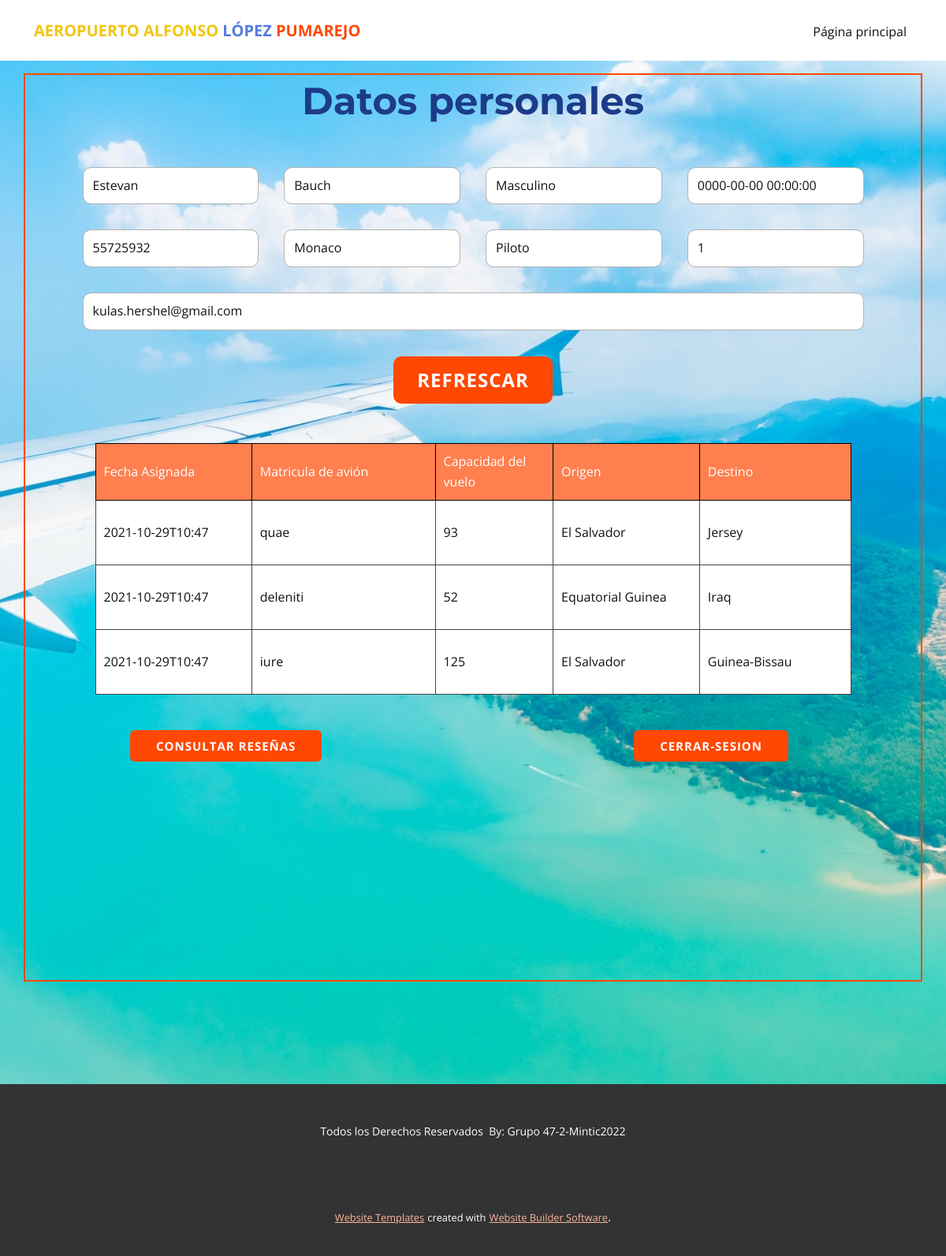
The page /piloto (signed in) on the database as committed earlier.
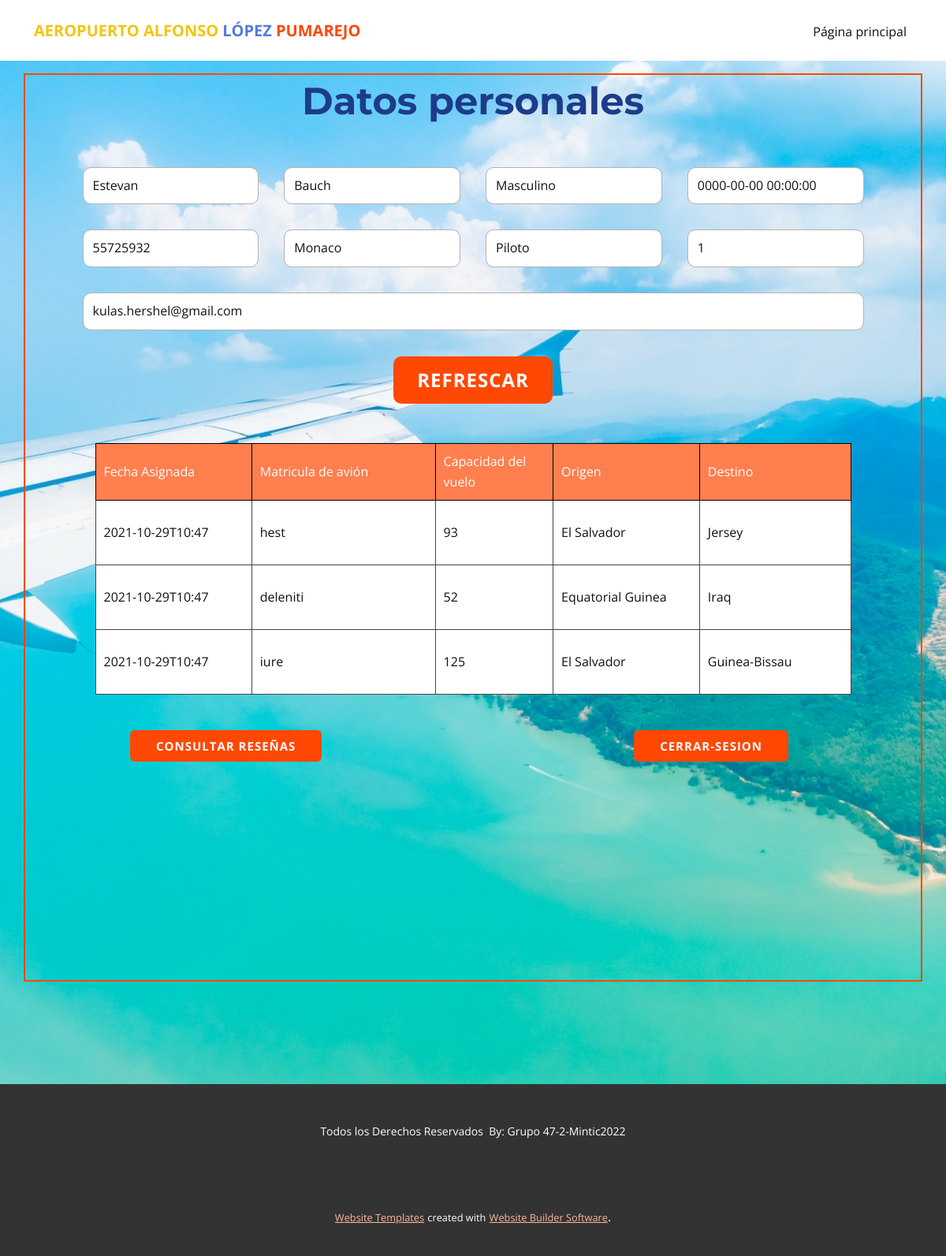
The same page on the database as committed later.
### tables this page shows
CREATE TABLE Usuario (idUser int PRIMARY KEY NOT NULL UNIQUE, idRol int REFERENCES Roles (idRol) ON DELETE CASCADE ON UPDATE CASCADE, nombres varchar (50), apellidos varchar (50), tipoDocumento varchar (50), pais varchar (70), genero varchar (30), fechaNacimiento datetime, telefono int, correo varchar (200), password varchar (255));

CREATE TABLE Vuelo (idVuelo INTEGER PRIMARY KEY AUTOINCREMENT UNIQUE NOT NULL, estadoVuelo varchar (20) DEFAULT INACTIVO, origenVuelo varchar (50), destinoVuelo varchar (50), capacidad int, avion varchar (40), fechaVuelo timestamp, horaVuelo timestamp, idPiloto INT REFERENCES Usuario (idUser) ON DELETE SET NULL ON UPDATE SET NULL, idcoPiloto INT REFERENCES Usuario (idUser) ON DELETE SET NULL ON UPDATE SET NULL);

### main.py (the view)
@app.route("/piloto", methods = ["GET", "POST"])
def piloto():
   if 'idUser' in session and session["rol"] == 2:
      vueloPiloto = ""
      datosPiloto = ""
      piloto = Piloto()
      vueloPiloto = piloto.consultarVuelo(session["idUser"])
      datosPiloto = piloto.consultarPerfil(session["idUser"])
      return render_template("piloto.html", vueloPiloto = vueloPiloto, datosPiloto=datosPiloto)
   else:
      flash('Usted no tiene permisos para acceder a esta página.')
      return redirect(url_for('paginaprincipal'))

### clases.py (called while the page is built)
def dict_factory(cursor, row):
    d = {}
    for idx, col in enumerate(cursor.description):
        d[col[0]] = row[idx]
    return d

    def sql_connection(self):
        try:
            con=sqlite3.connect('database/database.db')
            con.row_factory = dict_factory
            return con
        except Error:
            print(Error)

    def consultarVuelo(self, idUser):
        sentencia = "SELECT i.estadoVuelo, i.capacidad, i.avion, i.fechaVuelo, i.origenVuelo, i.destinoVuelo, i.idVuelo FROM Vuelo i JOIN VueloPilotos itb ON i.idVuelo = itb.idVuelo JOIN Usuario t ON itb.idUser = t.idUser WHERE t.idUser = ?"
        db = Database()
        con = db.sql_connection()
        cursorObj = con.cursor()
        cursorObj.execute(sentencia,[idUser])
        con.commit()
        pilotovuelo = cursorObj.fetchall()
        con.close()
        return pilotovuelo

    def consultarPerfil(self, idUser):
        sentencia = "SELECT nombres, apellidos, genero, fechaNacimiento, idUser, pais, idRol, telefono, correo FROM Usuario WHERE idUser = ?"
        db = Database()
        con = db.sql_connection()
        cursorObj = con.cursor()
        cursorObj.execute(sentencia,[idUser])
        con.commit()
        pilotodata = cursorObj.fetchone()
        con.close()
        return pilotodata

### templates/piloto.html (shortened to what this page needs)
<!DOCTYPE html>
<html style="font-size: 16px;">
  <head>
    <link rel="stylesheet" href="../static/nicepage.css" media="screen">
<link rel="stylesheet" href="../static/piloto.css" media="screen">
  </head>
  <body class="u-body"><header class="u-clearfix u-header u-header" id="sec-d507"><div class="u-clearfix u-sheet u-sheet-1">
        <nav class="u-menu u-menu-dropdown u-offcanvas u-menu-1">
          <div class="u-custom-menu u-nav-container">
            <ul class="u-nav u-unstyled u-nav-1"><li class="u-nav-item"><a class="u-button-style u-nav-link u-text-active-palette-1-base u-text-hover-palette-2-base" href="../" style="padding: 10px 20px;">Página principal</a>
</li></ul>
          </div>
        </nav>
        <p class="u-text u-text-default u-text-1">
          <font color="#f1c50e">AEROPUERTO ALFONSO </font>
          <span class="u-text-palette-2-base">LÓPEZ</span>
          <span class="u-text-palette-1-base"> PUMAREJO</span>
        </p>
      </div></header>
    <section class="u-align-center u-clearfix u-image u-section-1" id="sec-c882" data-image-width="1600" data-image-height="1067">
      <div class="u-clearfix u-sheet u-sheet-1">
        <div class="u-border-2 u-border-palette-1-base u-container-style u-expanded-width u-group u-shape-rectangle u-group-1">
          <div class="u-container-layout u-container-layout-1">
            <h1 class="u-align-center u-custom-font u-font-montserrat u-text u-text-custom-color-5 u-title u-text-1">Datos personales</h1>
            <div class="u-form u-form-1">
              <form action="#" method="POST" class="u-clearfix u-form-spacing-32 u-form-vertical u-inner-form" source="custom" name="datapiloto" style="padding: 41px;">
                <div class="u-form-group u-form-name u-form-partition-factor-4 u-form-group-1">
                  <input type="text" placeholder="Nombre(s)" id="name-dc01" readonly name="nombres" value="{{datosPiloto.nombres}}" class="u-border-1 u-border-grey-30 u-input u-input-rectangle u-radius-10 u-white" required="">
                </div>
                <div class="u-form-group u-form-partition-factor-4 u-form-group-2">
                  <input type="text" placeholder="Apellido(s)" id="name-0b98" readonly name="apellidos" value="{{datosPiloto.apellidos}}" class="u-border-1 u-border-grey-30 u-input u-input-rectangle u-radius-10 u-white" required="required">
                </div>
                <div class="u-form-group u-form-partition-factor-4 u-form-select u-form-group-3">
                  <div class="u-form-select-wrapper">
                  <input type="text" placeholder="Genero" id="text222" readonly name="genero" value="{{datosPiloto.genero}}" class="u-border-1 u-border-grey-30 u-input u-input-rectangle u-radius-10 u-white">
                </div>
                </div>
                <div class="u-form-date u-form-group u-form-partition-factor-4 u-form-group-4">
                  <input type="text" placeholder="Fecha de nacimiento" id="text333" readonly name="fecha" value="{{datosPiloto.fechaNacimiento}}" class="u-border-1 u-border-grey-30 u-input u-input-rectangle u-radius-10 u-white">
                </div>
                <div class="u-form-group u-form-partition-factor-4 u-form-group-5">
                  <input type="text" placeholder="Número de documento" id="text-5686" readonly name="numdocumento" value="{{datosPiloto.idUser}}" class="u-border-1 u-border-grey-30 u-input u-input-rectangle u-radius-10 u-white">
                </div>
                <div class="u-form-group u-form-partition-factor-4 u-form-select u-form-group-6">
                  <div class="u-form-select-wrapper">
                  <input type="text" placeholder="País de nacimiento" id="text111" readonly name="paisdenacimiento" value="{{datosPiloto.pais}}" class="u-border-1 u-border-grey-30 u-input u-input-rectangle u-radius-10 u-white">
                  </div>
                </div>
                <div class="u-form-group u-form-partition-factor-4 u-form-group-7">
                  <input type="text" placeholder="Cargo" id="text-a7d2" readonly name="cargo" value="Piloto" class="u-border-1 u-border-grey-30 u-input u-input-rectangle u-radius-10 u-white">
                </div>
                <div class="u-form-group u-form-partition-factor-4 u-form-phone u-form-group-8">
                  <input type="tel" placeholder="Número de telefono" id="text-5435" readonly name="numtelefono" value="{{datosPiloto.telefono}}" class="u-border-1 u-border-grey-30 u-input u-input-rectangle u-radius-10 u-white">
                </div>
                <div class="u-form-group u-form-group-9">
                  <input type="text" placeholder="e-mail" id="text-666" readonly name="email" value="{{datosPiloto.correo}}" class="u-border-1 u-border-grey-30 u-input u-input-rectangle u-radius-10 u-white">
                </div>
                <div class="u-align-center u-form-group u-form-submit">
                  <a href="#" class="u-btn u-btn-round u-btn-submit u-button-style u-radius-10 u-btn-1">Refrescar<br>
                  </a>
                </div>
              </form>
            </div>
            {%if vueloPiloto %}
            <div class="u-align-center u-table u-table-responsive u-table-1">
              <table class="u-table-entity">
                <colgroup>
                  <col width="20.7%">
                  <col width="24.3%">
                  <col width="15.6%">
                  <col width="19.4%">
                  <col width="20.000000000000004%">
                </colgroup>
                <thead class="u-palette-1-light-1 u-table-header u-table-header-1">
                  <tr style="height: 46px;">
                    <th class="u-border-1 u-border-black u-table-cell">Fecha Asignada</th>
                    <th class="u-border-1 u-border-black u-table-cell">Matricula de avión</th>
                    <th class="u-border-1 u-border-black u-table-cell">Capacidad del vuelo</th>
                    <th class="u-border-1 u-border-black u-table-cell">Origen</th>
                    <th class="u-border-1 u-border-black u-table-cell">Destino</th>
                  </tr>
                </thead>
                <tbody class="u-table-body u-white u-table-body-1">
                  {% for algo in vueloPiloto %}
                  <tr style="height: 82px;">
                    <td class="u-border-1 u-border-grey-dark-1 u-table-cell">{{algo.fechaVuelo}}</td>
                    <td class="u-border-1 u-border-grey-dark-1 u-table-cell">{{algo.avion}}</td>
                    <td class="u-border-1 u-border-grey-dark-1 u-table-cell">{{algo.capacidad}}</td>
                    <td class="u-border-1 u-border-grey-dark-1 u-table-cell">{{algo.origenVuelo}}</td>
                    <td class="u-border-1 u-border-grey-dark-1 u-table-cell">{{algo.destinoVuelo}}</td>
                  </tr>
                  {% endfor %}
                </tbody>
              </table>
            </div>
            {% endif %}
            <a href="reviews" class="u-btn u-btn-round u-button-style u-hover-palette-1-light-1 u-palette-1-base u-radius-6 u-btn-2">Consultar reseñas</a>
            <a href="../salir" class="u-btn u-btn-round u-button-style u-hover-palette-1-light-1 u-palette-1-base u-radius-6 u-btn-3">cerrar-sesion</a>
          </div>
        </div>
      </div>
    </section>
    <footer class="u-align-center u-clearfix u-footer u-grey-80 u-footer" id="sec-7e24"><div class="u-clearfix u-sheet u-sheet-1">
        <p class="u-small-text u-text u-text-variant u-text-1"> Todos los Derechos Reservados&nbsp;
By: Grupo 47-2-Mintic2022</p>
      </div></footer>
    <section class="u-backlink u-clearfix u-grey-80">
      <a class="u-link" href="" target="_blank">
        <span>Website Templates</span>
      </a>
      <p class="u-text">
        <span>created with</span>
      </p>
      <a class="u-link" href="" target="_blank">
        <span>Website Builder Software</span>
      </a>.
    </section>
  </body>
</html>

### static/piloto.css (style rules this page uses)
.u-section-1 { background-image: url("images/airplane.jpg"); background-position: 50% 50%; }
.u-section-1 .u-sheet-1 { min-height: 1298px; }
.u-section-1 .u-group-1 { min-height: 1152px; margin-top: 16px; margin-bottom: 60px; }
.u-section-1 .u-container-layout-1 { padding: 7px 0; }
.u-section-1 .u-text-1 { font-size: 3rem; font-weight: 700; margin: 0 23px; }
.u-section-1 .u-form-1 { height: 754px; width: 1073px; margin: 16px auto 0; }
.u-section-1 .u-form-group-1 { margin-left: 0; }
.u-section-1 .u-form-group-2 { margin-left: 0; }
.u-section-1 .u-form-group-3 { margin-left: 0; }
.u-section-1 .u-form-group-4 { margin-left: 0; }
.u-section-1 .u-form-group-5 { margin-left: 0; }
.u-section-1 .u-form-group-6 { margin-left: 0; }
.u-section-1 .u-form-group-7 { margin-left: 0; }
.u-section-1 .u-form-group-8 { margin-left: 0; }
.u-section-1 .u-form-group-9 { margin-left: 0; }
.u-section-1 .u-btn-1 { font-size: 1.5rem; margin-bottom: 0; padding: 11px 30px; }
.u-section-1 .u-table-1 { width: 959px; margin: 9px auto 0; }
.u-section-1 .u-table-header-1 { background-image: none; }
.u-section-1 .u-table-body-1 { background-image: none; }
.u-section-1 .u-btn-2 { border-style: none; font-weight: 700; font-size: 0.9375rem; margin: 45px auto 0 133px; padding: 8px 33px; }
.u-section-1 .u-btn-3 { border-style: none; font-weight: 700; font-size: 0.9375rem; margin: -40px 168px 0 auto; padding: 8px 33px; }

Rows that differ between the two databases and show on the page:
changed Vuelo "Jersey": avion "quae" → "hest"
